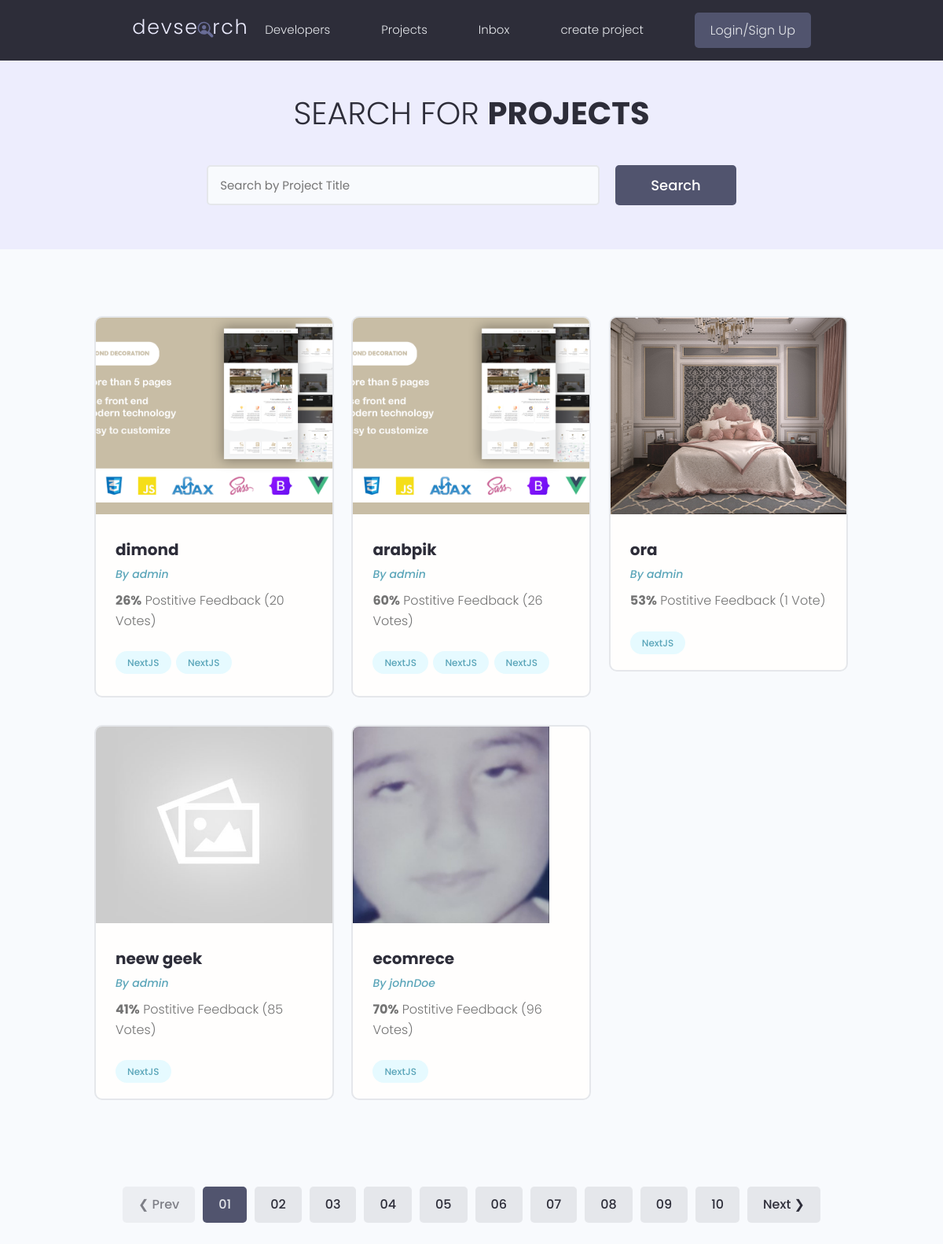
Screenshot of //projects with the database file from the repository.
### projects/models.py (models this page shows, shortened)
class Project(models.Model):
    id = models.UUIDField(default=uuid.uuid4, unique=True, primary_key=True, editable=False)
    owner = models.ForeignKey(Profile, null=True, blank=True, on_delete=models.SET_NULL)
    title = models.CharField(max_length=2000)
    description = models.TextField(null=True, blank=True)
    image = models.ImageField(default="default.jpg")
    tags = models.ManyToManyField('Tag', blank=True)
    demo_link = models.CharField(max_length=2000, null=True, blank=True)
    source_link = models.CharField(max_length=2000, null=True, blank=True)
    vote_total = models.IntegerField(default=0, null=True, blank=True)
    vote_ratio = models.IntegerField(default=0, null=True, blank=True)
    created = models.DateTimeField(auto_now_add=True)

class Tag(models.Model):
    id = models.UUIDField(default=uuid.uuid4, unique=True, primary_key=True, editable=False)
    name = models.CharField(max_length=300)
    created = models.DateTimeField(auto_now_add=True)

### users/models.py (models this page shows)
class Profile(models.Model):
    id = models.UUIDField(default=uuid.uuid4, unique=True, primary_key=True, editable=False)
    user = models.OneToOneField(User, null=True, blank=True, on_delete=models.CASCADE)
    name = models.CharField(max_length=200, null=True, blank=True)
    headline = models.CharField(max_length=800, null=True, blank=True)
    bio = models.TextField(null=True, blank=True)
    location = models.CharField(max_length=200, null=True, blank=True)
    profile_image = models.ImageField(null=True, blank=True, upload_to="profiles/", default="profiles/user-default.png")
    social_github = models.CharField(max_length=200, null=True, blank=True)
    social_twitter= models.CharField(max_length=200, null=True, blank=True)
    social_linkedin = models.CharField(max_length=200, null=True, blank=True)
    social_youtube = models.CharField(max_length=200, null=True, blank=True)
    social_website = models.CharField(max_length=200, null=True, blank=True)
    created = models.DateTimeField(auto_now_add=True)
    def __str__(self):
        return str(self.user.username)

### projects/views.py (the view)
# urls.py: path('/projects', include("projects.urls")),
def projects(request):
    projects = Project.objects.all()
    context = {
        "projects": projects,
    }
    return render(request, 'projects/projects.html', context)

### projects/templates/projects/projects.html (shortened to what this page needs)
{% extends 'main.html' %} {% block content %}
<main class="projects">
    <section class="hero-section text-center">
        <div class="container container--narrow">
            <div class="hero-section__box">
                <h2>Search for <span>Projects</span></h2>
            </div>
            <div class="hero-section__search">
                <form class="form" action="#" method="get">
                    <div class="form__field">
                        <input class="input input--text" id="formInput#search" type="text" name="text"
                            placeholder="Search by Project Title" />
                    </div>
                    <input class="btn btn--sub btn--lg" type="submit" value="Search" />
                </form>
            </div>
        </div>
    </section>
    <section class="projectsList">
        <div class="container">
            <div class="grid grid--three">
                {% for project in projects %}
                <div class="column">
                    <div class="card project">
                        <a href="{% url 'project' project.id %}" class="project">
                            <img class="project__thumbnail" src="{{project.image.url}}" alt="project thumbnail" />
                            <div class="card__body">
                                <h3 class="project__title">{{project.title}}</h3>
                                <p><a class="project__author" href="profile.html">By {{project.owner}}</a></p>
                                <p class="project--rating">
                                    <span style="font-weight: bold;">{{project.vote_ratio}}%</span> Postitive
                                    Feedback ({{project.vote_total}} Vote{{project.vote_total|pluralize}})
                                </p>
                                <div class="project__tags">
                                    {% for tag in project.tags.all %}
                                    <span class="tag tag--pill tag--main">
                                        <small>NextJS</small>
                                    </span>
                                    {% endfor %}
                                </div>
                            </div>
                        </a>
                    </div>
                </div>
                {% endfor %}
            </div>
        </div>
    </section>
    <div class="pagination">
        <ul class="container">
            <li><a href="#" class="btn btn--disabled">&#10094; Prev</a></li>
            <li><a href="#" class="btn btn--sub">01</a></li>
            <li><a href="#" class="btn">02</a></li>
            <li><a href="#" class="btn">03</a></li>
            <li><a href="#" class="btn">04</a></li>
            <li><a href="#" class="btn">05</a></li>
            <li><a href="#" class="btn">06</a></li>
            <li><a href="#" class="btn">07</a></li>
            <li><a href="#" class="btn">08</a></li>
            <li><a href="#" class="btn">09</a></li>
            <li><a href="#" class="btn">10</a></li>
            <li><a href="#" class="btn">Next &#10095;</a></li>
        </ul>
    </div>
</main>
{% endblock content %}

### static/styles/app.css (style rules this page uses)
:root { --color-sub: #2d2d39; }
.btn--sub { background-color: var(--color-sub-light); }
.card { border: 2px solid var(--color-light); }
img { width: 100%; }
.hero-section { height: 40vh; display: flex; align-items: center; background-color: var(--color-sub); }
.hero-section__box { margin-bottom: 4rem; }
.hero-section__box > h2, .hero-section__box > h2 > span { font-size: 4rem; color: var(--color-light); line-height: 1.3; text-transform: uppercase; }
.hero-section__box > h2 { font-weight: 300; }
.hero-section__box > h2 > span { font-weight: 700; }
.hero-section__search > .form { display: flex; align-items: center; justify-content: center; gap: 2rem; }
.hero-section__search > .form input.input--text { width: 50rem; }
.pagination { margin-top: 8rem; margin-bottom: 10rem; }
.pagination > ul { flex-wrap: wrap; list-style: none; display: flex; align-items: center; justify-content: center; gap: 1rem; }
.pagination .btn { color: var(--color-sub); }
.pagination .btn.btn--sub { color: var(--color-light); }
.project__author { font-size: 1.4rem; font-style: italic; }
.project--rating { margin-bottom: 1.6em; margin-top: .5em; }
.projects > .hero-section { background: var(--color-sub-lighter); height: 30vh; }
.projects .hero-section__box { margin-bottom: 2.5rem; }
.projects .hero-section__box > h2 { color: var(--color-sub); }
.projects .hero-section__box > h2 > span { font-weight: 700; color: var(--color-sub); }
.projectsList { margin-top: 8rem; }
.project__thumbnail { height: 25rem; object-fit: cover; object-position: top center; }
.project__title { font-size: 2rem; font-weight: 700; color: var(--color-sub); }

### static/uikit/styles/modules/_variables.css (style rules this page uses)
:root { --color-main: #5aa5b9; --color-main-light: #e6faff; --color-sub: #3f4156; --color-sub-light: #51546e; --color-sub-lighter: #ededfd; --color-text: #737373; --color-gray: #8b8b8b; --color-light: #e5e7eb; --color-light-gray: #767676; --color-bg: #f8fafd; --color-white: #fffefd; --color-white-light: #f3f3f3; --color-success: #359e64; --color-success-bg: #def8e8; --color-error: #fc4b0b; --color-error-bg: #fff2ee; --font-base: 'Poppins', arial, helvetica, 'Segoe UI', roboto, ubuntu, sans-serif; --font-monospace: 'Fira Code', 'Courier New', courier, monospace; --font-regular: 300; --font-medium: 500; --font-bold: 700; --generic-shadow: 1px 1px 5px #00000010; --generic-transition: all 0.3s ease-in-out; }

### static/uikit/styles/modules/_base.css (style rules this page uses)
* { margin: 0; padding: 0; box-sizing: border-box; text-rendering: optimizeLegibility; color: inherit; font-size: inherit; }
html { font-size: 50%; }
@media only screen and (min-width: 480px) { html { font-size: 56.25%; } }
@media only screen and (min-width: 1200px) { html { font-size: 62.5%; } }
body { line-height: 1.6; font-weight: 400; font-size: 1.5rem; color: var(--color-text); background-color: var(--color-bg); min-height: 100vh; }

### static/uikit/styles/modules/_typography.css (style rules this page uses)
* { font-family: var(--font-base); }
h2 { font-size: 3.6rem; font-weight: var(--font-bold); }
h3 { font-size: 3.2rem; font-weight: var(--font-medium); }
p, span, strong { font-size: 1.6rem; color: var(--color-text); font-weight: var(--font-regular); }
a { padding-bottom: 2px; text-decoration: none; display: inline-block; color: var(--color-main); font-weight: var(--font-medium); }

### static/uikit/styles/modules/_utilities.css (style rules this page uses)
.container { width: 92%; max-width: 165rem; margin: 0 auto; box-sizing: border-box; }
.container--narrow { width: 92%; max-width: 120rem; }
@media screen and (min-width: 1000px) { .container { width: 90%; } }
@media screen and (min-width: 1000px) { .container--narrow { width: 85%; } }
@media screen and (min-width: 1200px) { .container { width: 80%; } }
@media screen and (min-width: 1200px) { .container--narrow { width: 72%; } }
.text-center { text-align: center; }

### static/uikit/styles/modules/_button.css (style rules this page uses)
.btn { display: inline-block; position: relative; cursor: pointer; background-color: var(--color-light); font-weight: var(--font-medium); color: var(--color-sub); text-decoration: none; padding: 1rem 2rem; border-radius: 0.5rem; border: none; width: -webkit-fit-content; width: -moz-fit-content; width: fit-content; height: -webkit-fit-content; height: -moz-fit-content; height: fit-content; font-size: 1.6rem; outline-width: 0; outline-color: transparent; -webkit-backface-visibility: hidden; backface-visibility: hidden; transition: all 0.3s ease-in-out; }
.btn:disabled, .btn--disabled { cursor: not-allowed; opacity: 0.6; }
.btn--sub { background-color: var(--color-sub); color: var(--color-white); }
.btn--lg { font-size: 1.8rem; padding: 1.2rem 4.5rem; }

### rows the page displays
Project: image (picture), title "dimond", owner "admin", vote_ratio "26", vote_total "20"
Project: image (picture), title "arabpik", owner "admin", vote_ratio "60", vote_total "26"
Project: image (picture), title "ora", owner "admin", vote_ratio "53", vote_total "1"
Project: image (placeholder picture), title "neew geek", owner "admin", vote_ratio "41", vote_total "85"
Project: image (picture), title "ecomrece", owner "johnDoe", vote_ratio "70", vote_total "96"
